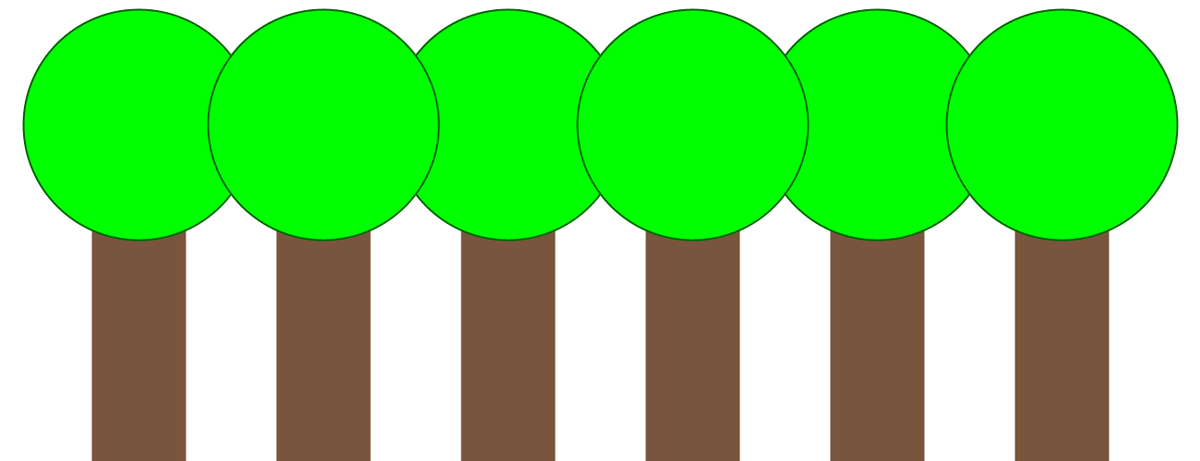
Frame 1 (no input)
Frame 60 (the mouse pressed at the canvas centre just before this capture): identical to frame 1, image omitted
Frame 120 (the mouse held since frame 60 and released just before this capture): identical to frame 1, image omitted

The Processing sketch that drew this single still picture (run headless with seeded random() and noise(); from frame 60 on, the mouse is pressed at the canvas centre):

// Processing sketch: Opdr_9_10
// ── Opdr_9_10.pde
void setup(){
  size(1300,500);
}

void draw(){
  background(255,255,255);
  strokeWeight(2);
  boomstam();
  bladeren();
}

void boomstam(){
  stam(100,200,100,300);
  stam(500,200,100,550);
  stam(900,200,100,950);
  stam(300,200,100,350);
  stam(700,200,100,750);
  stam(1100,200,100,1150);
}

void bladeren(){
  blaadjes(150,135,200,200,250);
  blaadjes(550,135,200,200,250);
  blaadjes(950,135,200,200,250);
  blaadjes(350,135,200,200,250);
  blaadjes(750,135,200,200,250);
  blaadjes(1150,135,200,200,250);
 

}
void stam(int xa, int ya, int wa, int ha){
  stroke(121,85,61);
  fill(121,85,61);
  rect(xa,ya,wa,ha);
}

void blaadjes(int xa, int ya, int wa, int ha, int r){
  stroke(0,100,0);
  fill(0,255,0);
  ellipse(xa,ya,r,r);
}
